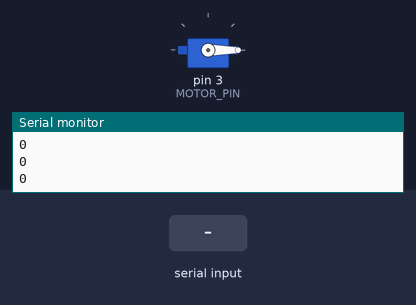
The sketch below on a simulated Arduino Mega 2560, built with avr-gcc and run on an emulated ATmega2560. Shown: servo, the last lines printed to the serial monitor. The inputs (shaded band) are chosen by the test bench.

Above: at 2.2 s.
2.3 s: "90,45\n" received over the second serial link
At 3.5 s:
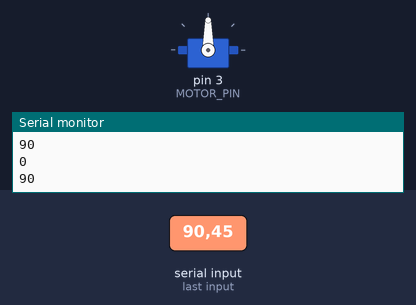
3.8 s: "30,150\n" received over the second serial link
At 4.7 s:
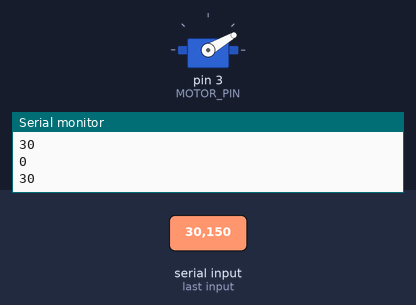
5.3 s: "200\n" received over the second serial link
At 5.9 s:
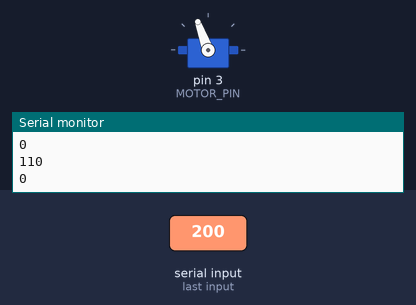
6.8 s: "90\n" received over the second serial link
At 8.2 s:
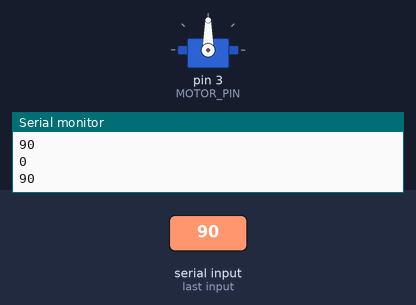
Timing chart, 0 to 9.3 s (numbered marks = the images above; inputs shaded):
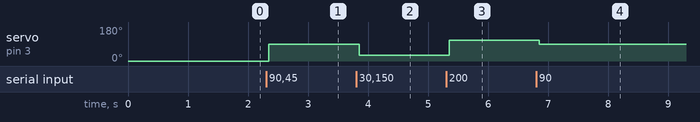

Measured:
- after the input at 2.3 s, servo on pin 3 (MOTOR_PIN): 0° → 90° after 0.05 s
- after the input at 3.8 s, servo on pin 3 (MOTOR_PIN): 90° → 30° after 0.05 s
- after the input at 5.3 s, servo on pin 3 (MOTOR_PIN): 30° → 110° after 0.05 s
- after the input at 6.8 s, servo on pin 3 (MOTOR_PIN): 110° → 90° after 0.05 s

The sketch:

slave-pid.ino
```cpp
/*
Simple feedback
*/

#include <Servo.h>
#include <SoftwareSerial.h>
SoftwareSerial Serial1(6, 7); // RX (D6), TX (D7)

#define MOTOR_PIN 3 // D3
#define MOTOR_MAXPOS 110
#define MOTOR_MINPOS 0

#define K_P 0.6
#define K_I 0.0
#define K_D 0.1

#define DELAY 1000

Servo myservo; // create servo object to control a servo
int pos = MOTOR_MINPOS; // variable to store the servo position

double error, new_error, int_error, diff_error;
int btBuf;

void setup() {
  Serial.begin(9600);
  Serial.println("Simple feedback demo");
  Serial1.begin(38400);
  Serial1.setTimeout(50);

  error = 0.0;
  int_error = 0.0;
  diff_error = 0.0;
  pinMode(MOTOR_PIN, OUTPUT);
  myservo.attach(MOTOR_PIN); // attaches the servo on pin 9 to the servo object
  myservo.write(MOTOR_MINPOS);
  delay(DELAY);
}

void loop() {
  btBuf = Serial1.readString().toInt();
  Serial.println(btBuf);
  // only update pos if received an integer.
  if(btBuf > 0) {
    pos = btBuf;
  }

  if(pos < MOTOR_MINPOS) pos = MOTOR_MINPOS;
  else if(pos > MOTOR_MAXPOS) pos = MOTOR_MAXPOS;
  Serial.println(pos);

  myservo.write(pos);
}
```
